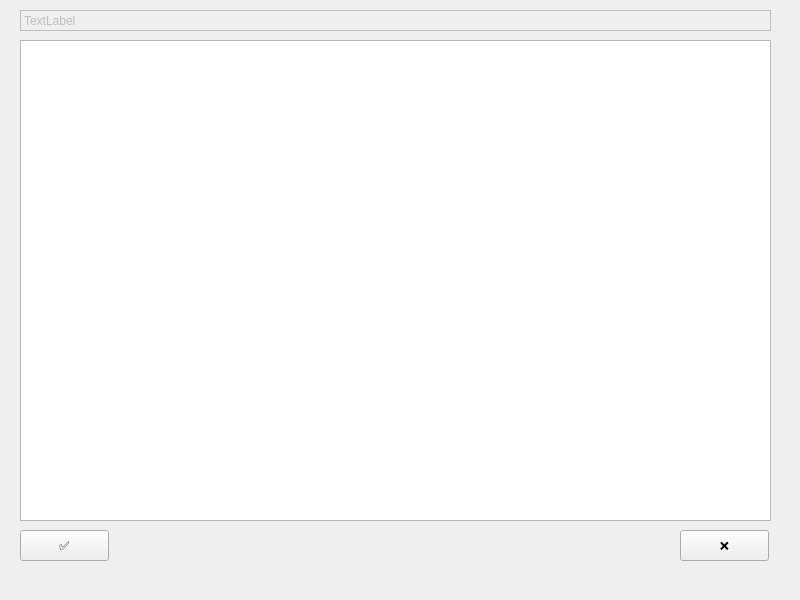
<?xml version="1.0" encoding="UTF-8"?>
<ui version="4.0">
 <class>filesystem</class>
 <widget class="QWidget" name="filesystem">
  <property name="geometry">
   <rect>
    <x>0</x>
    <y>0</y>
    <width>800</width>
    <height>600</height>
   </rect>
  </property>
  <property name="minimumSize">
   <size>
    <width>800</width>
    <height>600</height>
   </size>
  </property>
  <property name="windowTitle">
   <string>Filesystem</string>
  </property>
  <widget class="QLabel" name="path_label">
   <property name="enabled">
    <bool>false</bool>
   </property>
   <property name="geometry">
    <rect>
     <x>20</x>
     <y>10</y>
     <width>751</width>
     <height>21</height>
    </rect>
   </property>
   <property name="frameShape">
    <enum>QFrame::Box</enum>
   </property>
   <property name="text">
    <string>TextLabel</string>
   </property>
  </widget>
  <widget class="QTreeView" name="FStree">
   <property name="geometry">
    <rect>
     <x>20</x>
     <y>40</y>
     <width>751</width>
     <height>481</height>
    </rect>
   </property>
  </widget>
  <widget class="QPushButton" name="approve">
   <property name="geometry">
    <rect>
     <x>20</x>
     <y>530</y>
     <width>89</width>
     <height>31</height>
    </rect>
   </property>
   <property name="text">
    <string>✅</string>
   </property>
  </widget>
  <widget class="QPushButton" name="FSNO_button">
   <property name="geometry">
    <rect>
     <x>680</x>
     <y>530</y>
     <width>89</width>
     <height>31</height>
    </rect>
   </property>
   <property name="text">
    <string>❌</string>
   </property>
  </widget>
 </widget>
 <resources/>
 <connections/>
</ui>
